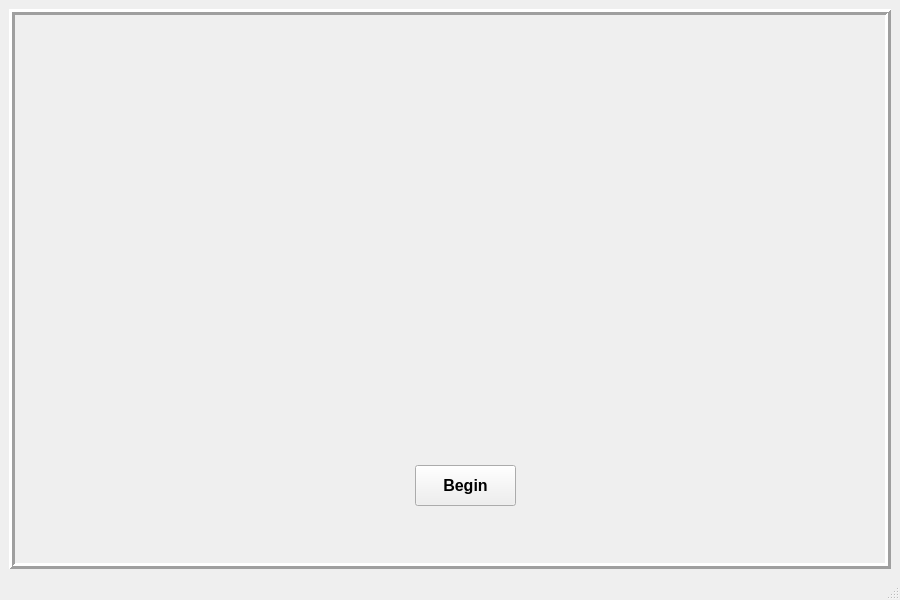
<?xml version="1.0" encoding="UTF-8"?>
<ui version="4.0">
 <class>MainWindow</class>
 <widget class="QMainWindow" name="MainWindow">
  <property name="geometry">
   <rect>
    <x>0</x>
    <y>0</y>
    <width>900</width>
    <height>600</height>
   </rect>
  </property>
  <property name="minimumSize">
   <size>
    <width>900</width>
    <height>600</height>
   </size>
  </property>
  <property name="maximumSize">
   <size>
    <width>900</width>
    <height>600</height>
   </size>
  </property>
  <property name="windowTitle">
   <string>SDI CAR RENTAL</string>
  </property>
  <widget class="QWidget" name="centralwidget">
   <layout class="QVBoxLayout" name="verticalLayout_3">
    <item>
     <widget class="QStackedWidget" name="stackedWidget">
      <property name="frameShape">
       <enum>QFrame::Box</enum>
      </property>
      <property name="frameShadow">
       <enum>QFrame::Raised</enum>
      </property>
      <property name="lineWidth">
       <number>3</number>
      </property>
      <property name="currentIndex">
       <number>0</number>
      </property>
      <widget class="QWidget" name="Screen1">
       <widget class="QLabel" name="label">
        <property name="geometry">
         <rect>
          <x>-40</x>
          <y>0</y>
          <width>960</width>
          <height>600</height>
         </rect>
        </property>
        <property name="text">
         <string/>
        </property>
        <property name="pixmap">
         <pixmap resource="images.qrc">:/src/src/img/Sized_logo.png</pixmap>
        </property>
        <property name="scaledContents">
         <bool>false</bool>
        </property>
        <property name="alignment">
         <set>Qt::AlignCenter</set>
        </property>
       </widget>
       <widget class="QPushButton" name="BeginButton">
        <property name="geometry">
         <rect>
          <x>400</x>
          <y>450</y>
          <width>101</width>
          <height>41</height>
         </rect>
        </property>
        <property name="font">
         <font>
          <family>Segoe UI</family>
          <pointsize>12</pointsize>
          <bold>true</bold>
         </font>
        </property>
        <property name="text">
         <string>Begin</string>
        </property>
        <property name="autoDefault">
         <bool>false</bool>
        </property>
        <property name="default">
         <bool>false</bool>
        </property>
        <property name="flat">
         <bool>false</bool>
        </property>
       </widget>
      </widget>
      <widget class="QWidget" name="Screen2">
       <layout class="QVBoxLayout" name="verticalLayout">
        <item>
         <widget class="QScrollArea" name="scrollArea">
          <property name="widgetResizable">
           <bool>true</bool>
          </property>
          <widget class="QWidget" name="scrollAreaWidgetContents">
           <property name="geometry">
            <rect>
             <x>0</x>
             <y>0</y>
             <width>59</width>
             <height>16</height>
            </rect>
           </property>
           <widget class="QLabel" name="label_2">
            <property name="geometry">
             <rect>
              <x>9</x>
              <y>9</y>
              <width>841</width>
              <height>221</height>
             </rect>
            </property>
            <property name="frameShape">
             <enum>QFrame::Box</enum>
            </property>
            <property name="text">
             <string/>
            </property>
           </widget>
           <widget class="QLabel" name="label_3">
            <property name="geometry">
             <rect>
              <x>180</x>
              <y>100</y>
              <width>511</width>
              <height>20</height>
             </rect>
            </property>
            <property name="font">
             <font>
              <pointsize>12</pointsize>
              <bold>true</bold>
             </font>
            </property>
            <property name="text">
             <string>Please select your car choice, booking date and the return date!</string>
            </property>
            <property name="alignment">
             <set>Qt::AlignCenter</set>
            </property>
           </widget>
           <widget class="QLabel" name="label_4">
            <property name="geometry">
             <rect>
              <x>330</x>
              <y>40</y>
              <width>251</width>
              <height>20</height>
             </rect>
            </property>
            <property name="font">
             <font>
              <pointsize>11</pointsize>
              <bold>true</bold>
             </font>
            </property>
            <property name="text">
             <string>Thanks for chosing SDI car rental</string>
            </property>
            <property name="alignment">
             <set>Qt::AlignCenter</set>
            </property>
           </widget>
           <widget class="QLabel" name="label_5">
            <property name="geometry">
             <rect>
              <x>280</x>
              <y>30</y>
              <width>41</width>
              <height>41</height>
             </rect>
            </property>
            <property name="text">
             <string/>
            </property>
            <property name="pixmap">
             <pixmap resource="images.qrc">:/src/src/img/insignia.png</pixmap>
            </property>
            <property name="scaledContents">
             <bool>true</bool>
            </property>
           </widget>
           <widget class="QLabel" name="label_6">
            <property name="geometry">
             <rect>
              <x>230</x>
              <y>200</y>
              <width>431</width>
              <height>20</height>
             </rect>
            </property>
            <property name="font">
             <font>
              <pointsize>12</pointsize>
              <italic>true</italic>
              <bold>true</bold>
             </font>
            </property>
            <property name="styleSheet">
             <string notr="true"/>
            </property>
            <property name="text">
             <string>Please scroll down on your right to see other cars!</string>
            </property>
            <property name="alignment">
             <set>Qt::AlignCenter</set>
            </property>
           </widget>
           <widget class="QScrollArea" name="scrollArea_2">
            <property name="geometry">
             <rect>
              <x>10</x>
              <y>250</y>
              <width>841</width>
              <height>231</height>
             </rect>
            </property>
            <property name="widgetResizable">
             <bool>true</bool>
            </property>
            <widget class="QWidget" name="scrollAreaWidgetContents_2">
             <property name="geometry">
              <rect>
               <x>0</x>
               <y>0</y>
               <width>824</width>
               <height>1005</height>
              </rect>
             </property>
             <layout class="QVBoxLayout" name="verticalLayout_2">
              <item>
               <layout class="QHBoxLayout" name="horizontalLayout">
                <item>
                 <widget class="QLabel" name="VW">
                  <property name="frameShape">
                   <enum>QFrame::Box</enum>
                  </property>
                  <property name="text">
                   <string/>
                  </property>
                  <property name="pixmap">
                   <pixmap resource="images.qrc">:/src/src/img/VW.png</pixmap>
                  </property>
                  <property name="scaledContents">
                   <bool>false</bool>
                  </property>
                 </widget>
                </item>
                <item>
                 <widget class="QLabel" name="label_7">
                  <property name="font">
                   <font>
                    <pointsize>14</pointsize>
                    <bold>true</bold>
                   </font>
                  </property>
                  <property name="frameShape">
                   <enum>QFrame::Box</enum>
                  </property>
                  <property name="text">
                   <string>Make : VW Polo
Seats : 4
Transmission : Manuel
Price : R649.00/Day</string>
                  </property>
                 </widget>
                </item>
               </layout>
              </item>
              <item>
               <layout class="QHBoxLayout" name="horizontalLayout_3">
                <item>
                 <widget class="QLabel" name="label_10">
                  <property name="frameShape">
                   <enum>QFrame::Box</enum>
                  </property>
                  <property name="text">
                   <string/>
                  </property>
                  <property name="pixmap">
                   <pixmap resource="images.qrc">:/src/src/img/Mercedes.png</pixmap>
                  </property>
                 </widget>
                </item>
                <item>
                 <widget class="QLabel" name="label_8">
                  <property name="font">
                   <font>
                    <pointsize>14</pointsize>
                    <bold>true</bold>
                   </font>
                  </property>
                  <property name="frameShape">
                   <enum>QFrame::Box</enum>
                  </property>
                  <property name="text">
                   <string>Make : Mercedes
Seats : 2
Transmission : Automatic
Price : R699.00/Day</string>
                  </property>
                 </widget>
                </item>
               </layout>
              </item>
              <item>
               <layout class="QHBoxLayout" name="horizontalLayout_6">
                <item>
                 <widget class="QLabel" name="BMW">
                  <property name="frameShape">
                   <enum>QFrame::Box</enum>
                  </property>
                  <property name="text">
                   <string/>
                  </property>
                  <property name="pixmap">
                   <pixmap resource="images.qrc">:/src/src/img/BMW.png</pixmap>
                  </property>
                 </widget>
                </item>
                <item>
                 <widget class="QLabel" name="label_11">
                  <property name="font">
                   <font>
                    <pointsize>14</pointsize>
                    <bold>true</bold>
                   </font>
                  </property>
                  <property name="frameShape">
                   <enum>QFrame::Box</enum>
                  </property>
                  <property name="text">
                   <string>Make : BMW
Seats : 4
Transmission : Manuel
Price : R739.90/Day</string>
                  </property>
                 </widget>
                </item>
               </layout>
              </item>
              <item>
               <layout class="QHBoxLayout" name="horizontalLayout_4"/>
              </item>
              <item>
               <layout class="QHBoxLayout" name="horizontalLayout_5">
                <item>
                 <widget class="QLabel" name="Audi">
                  <property name="frameShape">
                   <enum>QFrame::Box</enum>
                  </property>
                  <property name="text">
                   <string/>
                  </property>
                  <property name="pixmap">
                   <pixmap resource="images.qrc">:/src/src/img/Audi.png</pixmap>
                  </property>
                 </widget>
                </item>
                <item>
                 <widget class="QLabel" name="label_9">
                  <property name="font">
                   <font>
                    <pointsize>14</pointsize>
                    <bold>true</bold>
                   </font>
                  </property>
                  <property name="frameShape">
                   <enum>QFrame::Box</enum>
                  </property>
                  <property name="text">
                   <string>Make : Audi
Seats : 4
Transmission : Manuel
Price : R674.50/Day</string>
                  </property>
                 </widget>
                </item>
               </layout>
              </item>
              <item>
               <layout class="QHBoxLayout" name="horizontalLayout_7">
                <item>
                 <widget class="QLabel" name="Rolls_royce">
                  <property name="frameShape">
                   <enum>QFrame::Box</enum>
                  </property>
                  <property name="lineWidth">
                   <number>1</number>
                  </property>
                  <property name="text">
                   <string/>
                  </property>
                  <property name="pixmap">
                   <pixmap resource="images.qrc">:/src/src/img/Rolls_Royce.png</pixmap>
                  </property>
                  <property name="scaledContents">
                   <bool>false</bool>
                  </property>
                 </widget>
                </item>
                <item>
                 <widget class="QLabel" name="label_12">
                  <property name="font">
                   <font>
                    <pointsize>14</pointsize>
                    <bold>true</bold>
                   </font>
                  </property>
                  <property name="frameShape">
                   <enum>QFrame::Box</enum>
                  </property>
                  <property name="text">
                   <string>Make : Rolls-Royce
Seats : 4
Transmission : Manuel
Price : R999.00/Day</string>
                  </property>
                 </widget>
                </item>
               </layout>
              </item>
             </layout>
            </widget>
           </widget>
           <widget class="QPushButton" name="pushButton">
            <property name="geometry">
             <rect>
              <x>380</x>
              <y>480</y>
              <width>91</width>
              <height>31</height>
             </rect>
            </property>
            <property name="font">
             <font>
              <pointsize>12</pointsize>
              <bold>true</bold>
             </font>
            </property>
            <property name="text">
             <string>Confirm</string>
            </property>
           </widget>
           <widget class="QWidget" name="layoutWidget">
            <property name="geometry">
             <rect>
              <x>150</x>
              <y>150</y>
              <width>561</width>
              <height>38</height>
             </rect>
            </property>
            <layout class="QHBoxLayout" name="horizontalLayout_2">
             <item>
              <widget class="QComboBox" name="CarOption">
               <item>
                <property name="text">
                 <string>Option 1, VW</string>
                </property>
               </item>
               <item>
                <property name="text">
                 <string>Option 2, Mercedes</string>
                </property>
               </item>
               <item>
                <property name="text">
                 <string>Option 3, BMW</string>
                </property>
               </item>
               <item>
                <property name="text">
                 <string>Option 4, Audi</string>
                </property>
               </item>
               <item>
                <property name="text">
                 <string>Option 5, Rolls_Royce</string>
                </property>
               </item>
              </widget>
             </item>
             <item>
              <widget class="QDateEdit" name="bookingDate">
               <property name="dateTime">
                <datetime>
                 <hour>2</hour>
                 <minute>0</minute>
                 <second>0</second>
                 <year>2022</year>
                 <month>12</month>
                 <day>1</day>
                </datetime>
               </property>
               <property name="calendarPopup">
                <bool>true</bool>
               </property>
               <property name="timeSpec">
                <enum>Qt::LocalTime</enum>
               </property>
              </widget>
             </item>
             <item>
              <widget class="QDateEdit" name="returnDate">
               <property name="dateTime">
                <datetime>
                 <hour>2</hour>
                 <minute>0</minute>
                 <second>0</second>
                 <year>2022</year>
                 <month>12</month>
                 <day>30</day>
                </datetime>
               </property>
               <property name="time">
                <time>
                 <hour>2</hour>
                 <minute>0</minute>
                 <second>0</second>
                </time>
               </property>
               <property name="calendarPopup">
                <bool>true</bool>
               </property>
              </widget>
             </item>
            </layout>
           </widget>
           <widget class="QLabel" name="label_startDate">
            <property name="geometry">
             <rect>
              <x>380</x>
              <y>130</y>
              <width>91</width>
              <height>16</height>
             </rect>
            </property>
            <property name="font">
             <font>
              <bold>true</bold>
             </font>
            </property>
            <property name="text">
             <string>Booking Date</string>
            </property>
           </widget>
           <widget class="QLabel" name="label_EndDate">
            <property name="geometry">
             <rect>
              <x>580</x>
              <y>130</y>
              <width>81</width>
              <height>16</height>
             </rect>
            </property>
            <property name="font">
             <font>
              <bold>true</bold>
             </font>
            </property>
            <property name="text">
             <string>Return Date</string>
            </property>
           </widget>
          </widget>
         </widget>
        </item>
       </layout>
      </widget>
      <widget class="QWidget" name="Screen3">
       <widget class="QLabel" name="label_13">
        <property name="geometry">
         <rect>
          <x>360</x>
          <y>60</y>
          <width>171</width>
          <height>41</height>
         </rect>
        </property>
        <property name="font">
         <font>
          <pointsize>20</pointsize>
          <bold>true</bold>
         </font>
        </property>
        <property name="text">
         <string>Your invoice</string>
        </property>
       </widget>
       <widget class="QLabel" name="label_18">
        <property name="geometry">
         <rect>
          <x>190</x>
          <y>119</y>
          <width>511</width>
          <height>31</height>
         </rect>
        </property>
        <property name="font">
         <font>
          <pointsize>15</pointsize>
          <italic>true</italic>
          <bold>true</bold>
         </font>
        </property>
        <property name="text">
         <string>*Please note: total due is calculated including vat!</string>
        </property>
       </widget>
       <widget class="QLabel" name="label_19">
        <property name="geometry">
         <rect>
          <x>170</x>
          <y>10</y>
          <width>49</width>
          <height>41</height>
         </rect>
        </property>
        <property name="text">
         <string/>
        </property>
        <property name="pixmap">
         <pixmap>../insignia.png</pixmap>
        </property>
        <property name="scaledContents">
         <bool>true</bool>
        </property>
       </widget>
       <widget class="QWidget" name="layoutWidget">
        <property name="geometry">
         <rect>
          <x>180</x>
          <y>400</y>
          <width>511</width>
          <height>36</height>
         </rect>
        </property>
        <layout class="QHBoxLayout" name="horizontalLayout_12">
         <item>
          <widget class="QPushButton" name="pushButton_2">
           <property name="font">
            <font>
             <pointsize>12</pointsize>
             <bold>true</bold>
            </font>
           </property>
           <property name="text">
            <string>Go Back</string>
           </property>
          </widget>
         </item>
         <item>
          <widget class="QPushButton" name="pushButton_3">
           <property name="font">
            <font>
             <pointsize>12</pointsize>
             <bold>true</bold>
            </font>
           </property>
           <property name="text">
            <string>Confirm</string>
           </property>
          </widget>
         </item>
        </layout>
       </widget>
       <widget class="QWidget" name="layoutWidget">
        <property name="geometry">
         <rect>
          <x>200</x>
          <y>180</y>
          <width>81</width>
          <height>151</height>
         </rect>
        </property>
        <layout class="QVBoxLayout" name="verticalLayout_5">
         <item>
          <widget class="QLabel" name="label_14">
           <property name="font">
            <font>
             <pointsize>12</pointsize>
             <bold>true</bold>
            </font>
           </property>
           <property name="text">
            <string>Car Booked:</string>
           </property>
          </widget>
         </item>
         <item>
          <widget class="QLabel" name="label_15">
           <property name="font">
            <font>
             <pointsize>12</pointsize>
             <bold>true</bold>
            </font>
           </property>
           <property name="text">
            <string>Book date:</string>
           </property>
          </widget>
         </item>
         <item>
          <widget class="QLabel" name="label_16">
           <property name="font">
            <font>
             <pointsize>12</pointsize>
             <bold>true</bold>
            </font>
           </property>
           <property name="text">
            <string>Return date:</string>
           </property>
          </widget>
         </item>
         <item>
          <widget class="QLabel" name="label_17">
           <property name="font">
            <font>
             <pointsize>12</pointsize>
             <bold>true</bold>
            </font>
           </property>
           <property name="text">
            <string>Total due:</string>
           </property>
          </widget>
         </item>
        </layout>
       </widget>
       <widget class="QWidget" name="layoutWidget">
        <property name="geometry">
         <rect>
          <x>280</x>
          <y>180</y>
          <width>361</width>
          <height>151</height>
         </rect>
        </property>
        <layout class="QVBoxLayout" name="verticalLayout_4">
         <item>
          <widget class="QLabel" name="labelCar">
           <property name="frameShape">
            <enum>QFrame::Box</enum>
           </property>
           <property name="text">
            <string/>
           </property>
          </widget>
         </item>
         <item>
          <widget class="QLabel" name="labelDate1">
           <property name="frameShape">
            <enum>QFrame::Box</enum>
           </property>
           <property name="text">
            <string/>
           </property>
          </widget>
         </item>
         <item>
          <widget class="QLabel" name="labelDate2">
           <property name="frameShape">
            <enum>QFrame::Box</enum>
           </property>
           <property name="text">
            <string/>
           </property>
          </widget>
         </item>
         <item>
          <widget class="QLabel" name="labelDue">
           <property name="frameShape">
            <enum>QFrame::Box</enum>
           </property>
           <property name="text">
            <string/>
           </property>
          </widget>
         </item>
        </layout>
       </widget>
      </widget>
     </widget>
    </item>
   </layout>
  </widget>
  <widget class="QStatusBar" name="statusbar"/>
 </widget>
 <resources>
  <include location="images.qrc"/>
 </resources>
 <connections/>
</ui>
